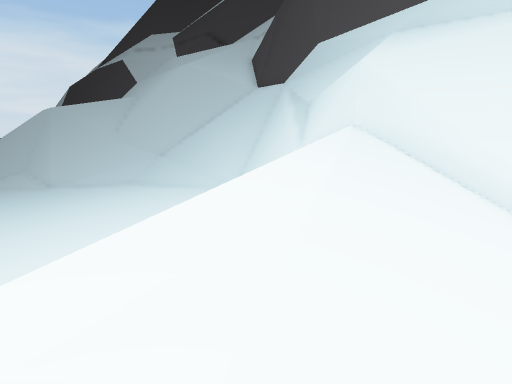
[1] (above)

17 first-person views from a walk through a Unity game level. The camera is 1.3 m above the floor, tilts 6° down and sees 70° across. Doors are open. The floor is counted in squares, 2 m on a side. Each view is taken from the middle of a square. On the plan, view 1 faces up. The plan holds only what a view shows up to about 11 squares ahead; the rest is blank. The place goes on beyond the plan. Some animated figures are not drawn. Some surface patterns are stand-ins.

[2]
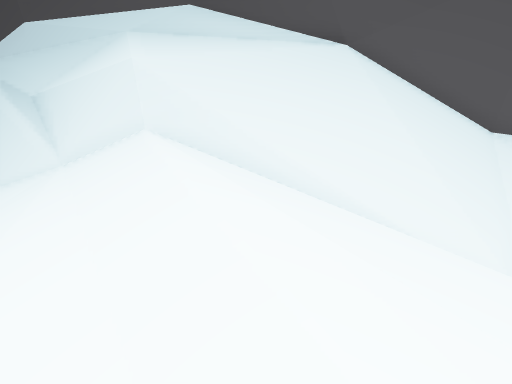

[3]
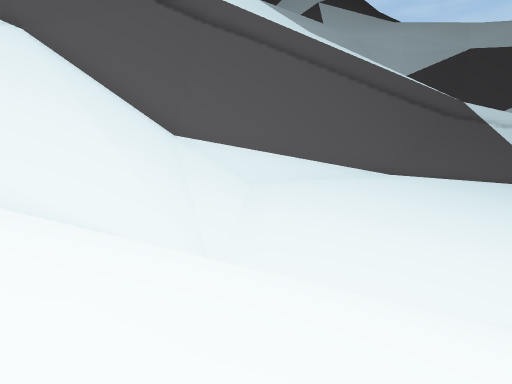

[4]
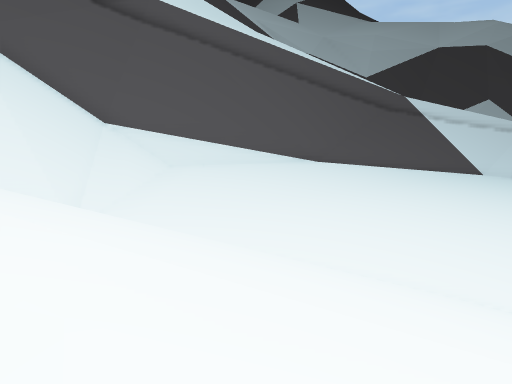

[5]
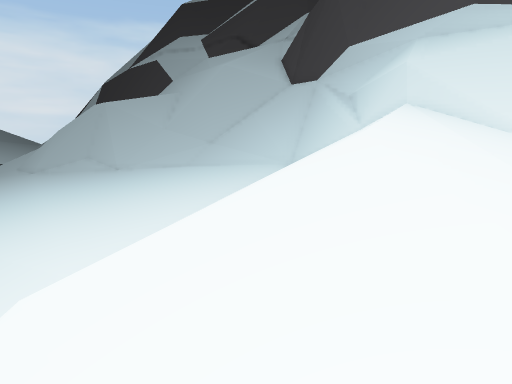

[6]
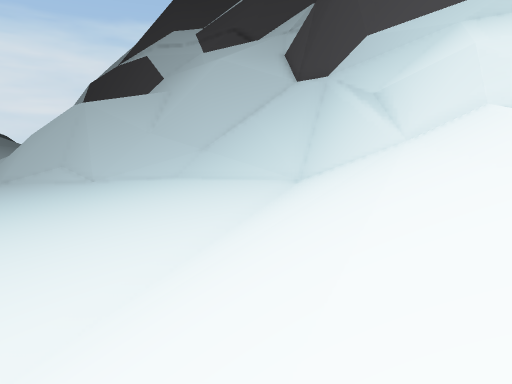

[7]
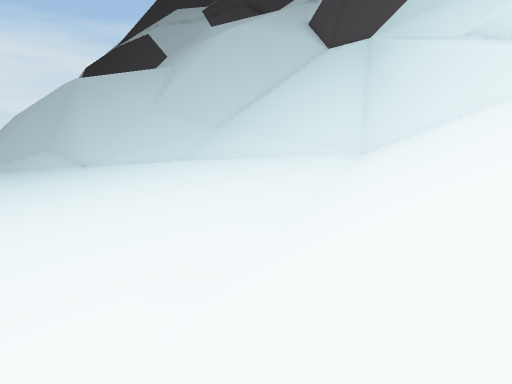

[8]
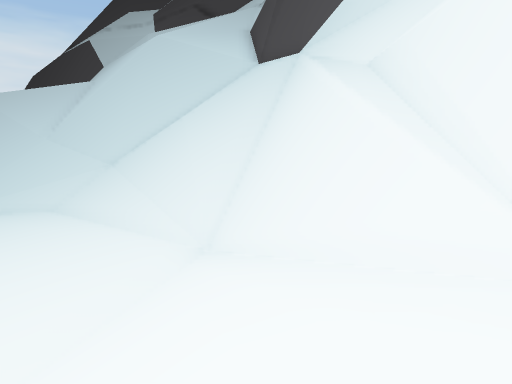

[9]
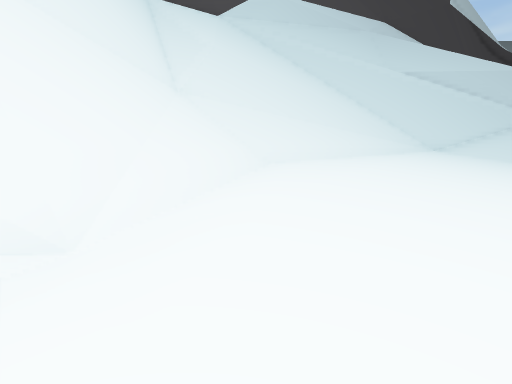

[10]
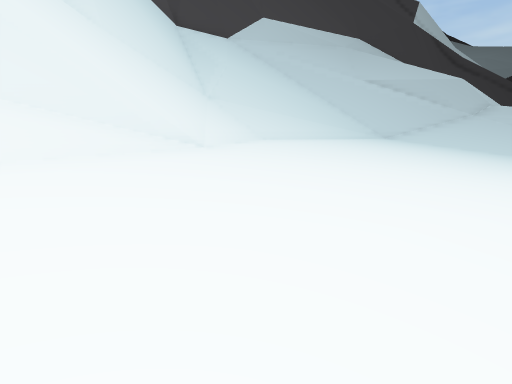

[11]
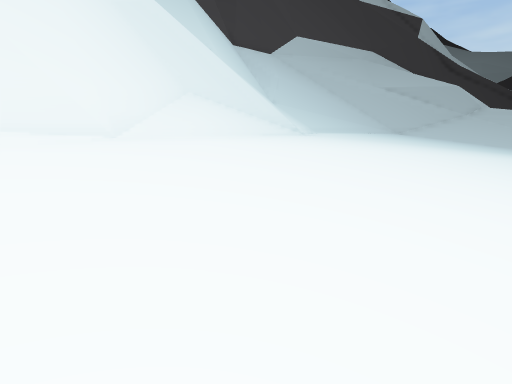

[12]
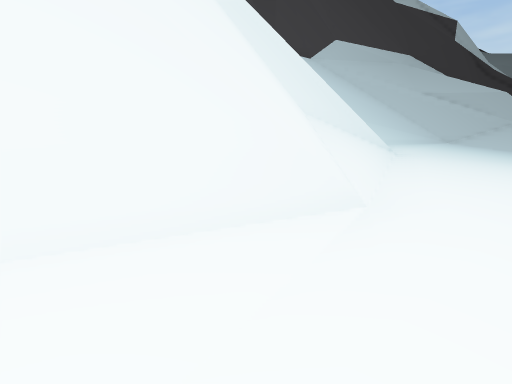

[13]
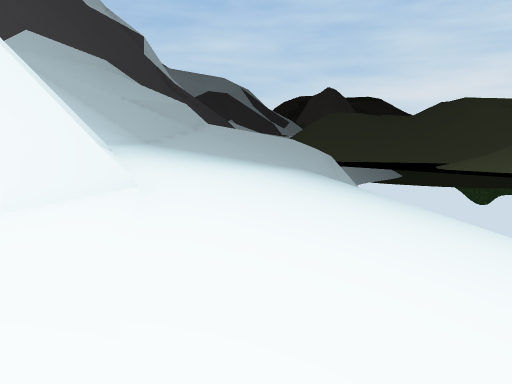

[14]
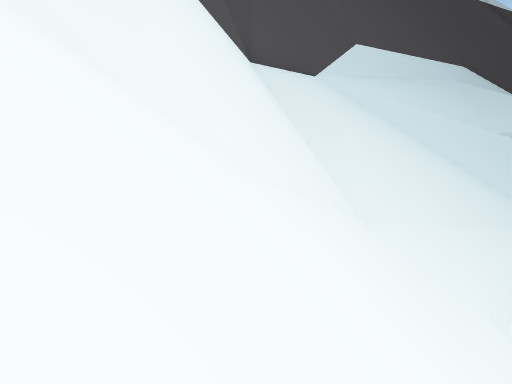

[15]
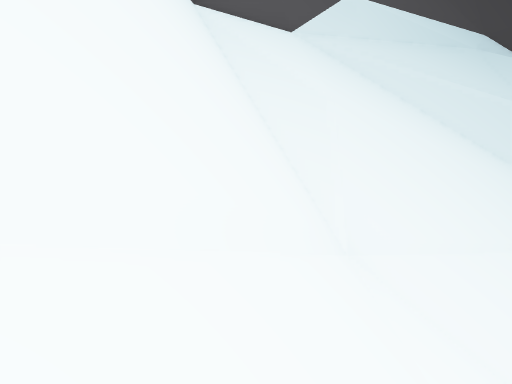

[16]
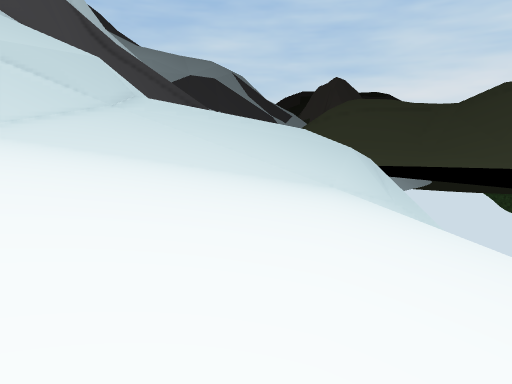

[17]
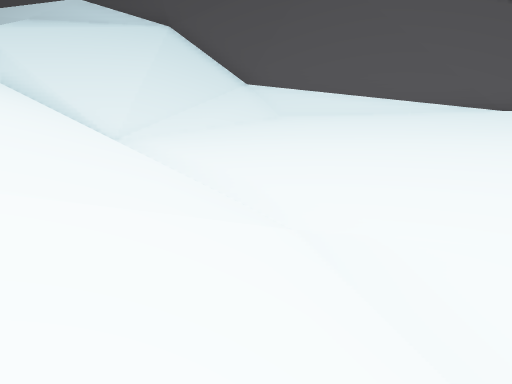

### Floor plan
Key: @ floor where view 1 was taken; # wall or solid block; . main floor; - floor 0.25 m lower than the main floor; : floor 0.5 m higher than the main floor; _ floor 0.75 m lower than the main floor; + floor 1 m higher than the main floor; < floor 1 m lower than the main floor; * floor 1.25 m higher than the main floor; ( floor 1.5 m lower than the main floor; % floor 1.75 m higher than the main floor; & floor 2 m higher than the main floor; $ floor 2.5 m higher than the main floor; / step, stairs or slope.
Columns run from 19 left of view 1 to 10 right of it. Each row starts with its distance up from view 1.
 21 //##       /#
 20 ///##### ///##
 19 ///////##///#########
 18 ////-.//##////###///##
 17  ////-...////////////#
 16  /////-...:++///////###
 15  /////_-...:+++/////#/#
 14  //////_-...:++*////#/##
 13  ///////_-...+++*//##//#
 12   ///// __-..:++*%/# //##
 11   ////  /__-..:++*/# ///#
 10         //__-..:++/##///##
  9         //___-..:+/##////#
  8          //___-..///#////##
  7          //<___-.///#/////#
  6          ///<<__////##////#
  5           ///<__/////#////##
  4             /(<//////#/////#
  3             //(////////////#
  2              // ///////////##
  1                  //// *%%///#
  0                  //@//+*%&$/#
 -1                 //////+*%%&$##
 -2                 //////++*%%$/#
 -3                  / //.:++*%&$#
 -4                    //.:++*%%&/
 -5                    ///.:++*%%$
 -6                         :++*%&

Where each view was taken, in squares from view 1:
view 1: 0 up, 0 right, facing up
view 2: 1 up, 1 left, facing up-right
view 3: 1 up, 1 left, facing right
view 4: 1 down, 2 left, facing right
view 5: 3 down, 2 left, facing up
view 6: 0 up, 2 left, facing up
view 7: 3 up, 3 left, facing up
view 8: 6 up, 0 right, facing up
view 9: 16 up, 11 left, facing right
view 10: 16 up, 15 left, facing right
view 11: 18 up, 19 left, facing right
view 12: 20 up, 18 left, facing right
view 13: 21 up, 19 left, facing down-right
view 14: 19 up, 10 left, facing right
view 15: 18 up, 7 left, facing right
view 16: 12 up, 11 left, facing down-right
view 17: 5 down, 0 right, facing up-right
